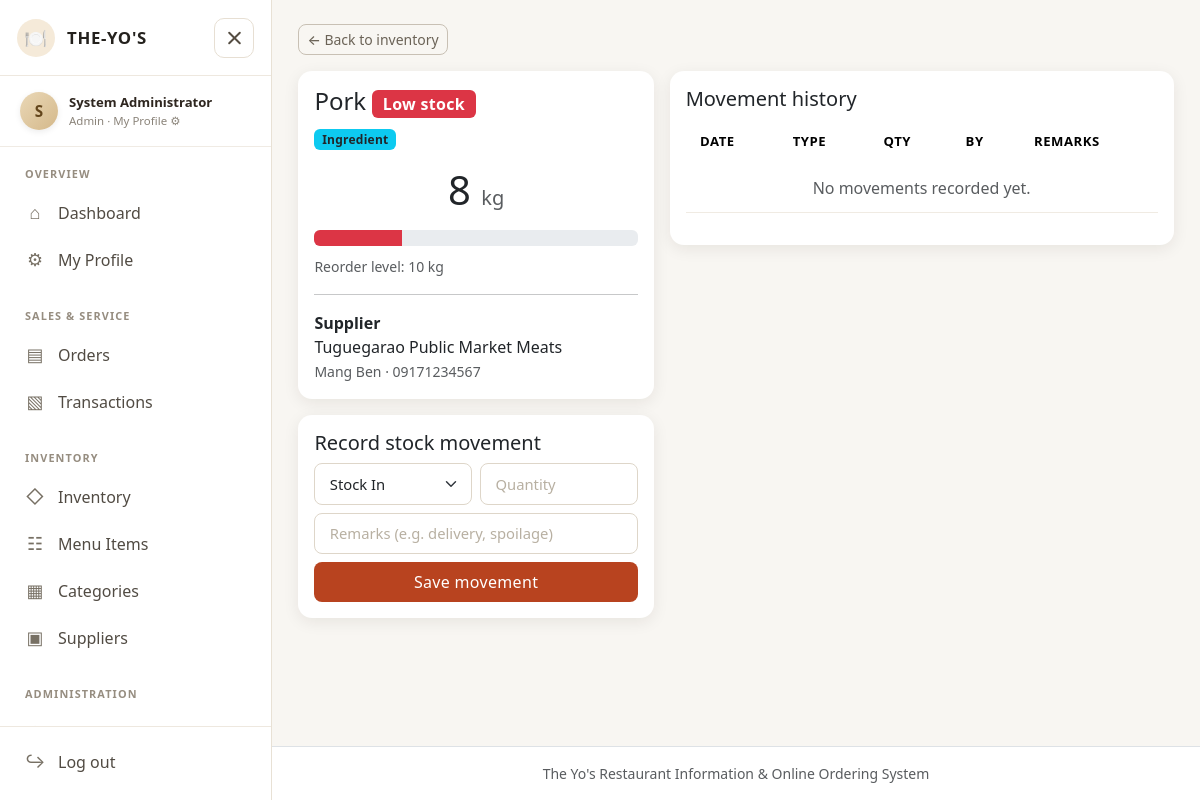
Page /inventory_view.php?id=2 (signed in) on the committed database.
### tables this page shows
CREATE TABLE inventory_items (
  inventory_id INT AUTO_INCREMENT PRIMARY KEY,
  supplier_id INT NOT NULL,
  item_name VARCHAR(100) NOT NULL,
  item_type ENUM('ingredient','item') NOT NULL DEFAULT 'ingredient',
  unit VARCHAR(20) NOT NULL,
  quantity DECIMAL(10,3) NOT NULL DEFAULT 0,
  reorder_level DECIMAL(10,3) NOT NULL DEFAULT 10,
  FOREIGN KEY (supplier_id) REFERENCES suppliers(supplier_id) ON DELETE RESTRICT
);

CREATE TABLE suppliers (
  supplier_id INT AUTO_INCREMENT PRIMARY KEY,
  supplier_name VARCHAR(100) NOT NULL,
  contact_person VARCHAR(100) DEFAULT NULL,
  phone VARCHAR(20) DEFAULT NULL
);

### includes/config.php (called while the page is built, shortened)
<?php
try {
    $conn = mysqli_connect("localhost", "root", "", "theyos_db");
    mysqli_set_charset($conn, "utf8mb4");
} catch (mysqli_sql_exception $ex) {
    if (!isset($conn) || !$conn) {
        error_log($ex->getMessage());
        die("<h3>Cannot connect to the database.</h3><p>Start MySQL in XAMPP and import <b>sql/theyos_db.sql</b> in phpMyAdmin.</p>");
    }
}
function e($s)          { return htmlspecialchars((string)$s, ENT_QUOTES, 'UTF-8'); }
function q($sql, $types = '', $params = []) {
    global $conn;
    $st = mysqli_prepare($conn, $sql);
    if ($types !== '') { mysqli_stmt_bind_param($st, $types, ...$params); }
    mysqli_stmt_execute($st);
    return $st;
}
function rows($st) { return mysqli_fetch_all(mysqli_stmt_get_result($st), MYSQLI_ASSOC); }
function one($sql, $types = '', $params = []) { $r = rows(q($sql, $types, $params)); return $r[0] ?? null; }

### inventory_view.php (the view, shortened to what this page needs)
<?php
require 'includes/config.php';
$id = (int) ($_GET['id'] ?? 0);
$item = one("SELECT i.*, s.supplier_name, s.contact_person, s.phone FROM inventory_items i JOIN suppliers s ON s.supplier_id=i.supplier_id WHERE i.inventory_id=?", 'i', [$id]);
$logs = rows(q("SELECT l.*, a.fullname FROM inventory_logs l JOIN accounts a ON a.account_id=l.account_id WHERE l.inventory_id=? ORDER BY l.logged_at DESC, l.log_id DESC LIMIT 30", 'i', [$id]));
$pct = $item['reorder_level'] > 0 ? min(100, round($item['quantity'] / ($item['reorder_level'] * 3) * 100)) : 100;
$low = $item['quantity'] <= $item['reorder_level'];
include 'includes/header.php';
?>
<a class="btn btn-outline-secondary btn-sm mb-3" href="inventory.php">← Back to inventory</a>
<div class="row g-3">
  <div class="col-lg-5">
    <div class="card mb-3">
      <div class="card-body">
        <h4><?= e($item['item_name']) ?> <?= $low ? "<span class='badge bg-danger fs-6'>Low stock</span>" : '' ?></h4>
        <span class="badge bg-<?= $item['item_type'] === 'ingredient' ? 'info text-dark' : 'secondary' ?>"><?= e(ucfirst($item['item_type'])) ?></span>
        <div class="display-6 text-center my-3"><?= e($item['quantity'] + 0) ?> <small
            class="fs-5 text-muted"><?= e($item['unit']) ?></small></div>
        <div class="progress mb-2">
          <div class="progress-bar <?= $low ? 'bg-danger' : 'bg-success' ?>" style="width:<?= $pct ?>%"></div>
        </div>
        <small class="text-muted">Reorder level: <?= e($item['reorder_level'] + 0) ?> <?= e($item['unit']) ?></small>
        <hr><b>Supplier</b><br><?= e($item['supplier_name']) ?><br><small
          class="text-muted"><?= e($item['contact_person']) ?> · <?= e($item['phone']) ?></small>
      </div>
    </div>
    <div class="card">
      <div class="card-body">
        <h5>Record stock movement</h5>
        <form method="post">
          <div class="row g-2">
            <div class="col-6"><select name="movement" class="form-select" required>
                <option value="IN">Stock In</option>
              </select></div>
            <div class="col-6"><input type="number" name="qty" min="0.001" max="9999999.999" step="0.001" class="form-control" placeholder="Quantity" required></div>
            <div class="col-12"><input name="remarks" class="form-control"
                placeholder="Remarks (e.g. delivery, spoilage)" maxlength="150"></div>
            <div class="col-12"><button class="btn btn-yo w-100">Save movement</button></div>
          </div>
        </form>
      </div>
    </div>
  </div>
  <div class="col-lg-7">
    <div class="card">
      <div class="card-body">
        <h5>Movement history</h5>
        <table class="table table-sm">
          <thead>
            <tr>
              <th>Date</th>
              <th>Type</th>
              <th>Qty</th>
              <th>By</th>
              <th>Remarks</th>
            </tr>
          </thead>
          <tbody>
                    <?php endforeach;
                    if (!$logs)
                      echo "<tr><td colspan='5' class='text-muted text-center'>No movements recorded yet.</td></tr>"; ?>
          </tbody>
        </table>
      </div>
    </div>
  </div>
</div>
<?php include 'includes/footer.php'; ?>

### css/style.css (style rules this page uses)
:root { --yo-brand: #b8431f; --yo-brand-hover: #963514; --yo-dark: #3b1d12; --yo-cream: #fff8f0; --yo-bg: #f8f6f2; --yo-shadow-sm: 0 2px 8px rgba(40,25,15,.06); --yo-shadow: 0 4px 16px rgba(40,25,15,.08); --yo-shadow-lg: 0 12px 36px rgba(40,25,15,.12); --yo-radius-sm: 8px; --yo-radius: 14px; --yo-radius-lg: 18px; --yo-transition: .22s cubic-bezier(.4,0,.2,1); }
body { background: var(--yo-bg); font-family: 'Segoe UI', system-ui, -apple-system, BlinkMacSystemFont, Arial, sans-serif; color: #282420; -webkit-font-smoothing: antialiased; }
button, input, select, textarea, .card, .side-link, .badge, .btn { transition: all var(--yo-transition); }
.btn-yo { background: var(--yo-brand); color: #fff; border: 0; border-radius: var(--yo-radius-sm); font-weight: 600; padding: .5rem 1.25rem; letter-spacing: .02em; }
.btn { border-radius: var(--yo-radius-sm); font-weight: 500; }
.btn-outline-secondary { border-color: #c8c0b4; color: #6b6357; }
.card { border: 0; box-shadow: var(--yo-shadow); border-radius: var(--yo-radius); background: #fff; }
.form-control, .form-select { border-radius: var(--yo-radius-sm); border: 1.5px solid #ded6c9; padding: .55rem .9rem; font-size: .925rem; background-color: #fff; }
.form-control::placeholder { color: #b8b0a2; }
.table thead { background: var(--yo-dark); color: #fff; }
.table thead th { font-weight: 600; font-size: .82rem; letter-spacing: .04em; text-transform: uppercase; padding: .8rem .9rem; border: 0; white-space: nowrap; }
.table td { padding: .75rem .9rem; vertical-align: middle; border-color: #f0ebe3; }
.badge { font-weight: 600; font-size: .75rem; padding: .35em .65em; border-radius: 6px; letter-spacing: .02em; }

### rows in the picture
inventory_items: item_name "Pork", item_type "Ingredient", $item['quantity'] + 0 "8", unit "kg", $item['reorder_level'] + 0 "10", supplier.supplier_name "Tuguegarao Public Market Meats", supplier.contact_person "Mang Ben", supplier.phone "09171234567"

### other values in the picture
substr($_SESSION['fullname'], 0, 1) "S"
$_SESSION['fullname'] "System Administrator"
$_SESSION['accesslevel'] "Admin"
$icon "⌂ ⚙ ▤ ▧ ◇ ☷ ▦ ▣"
$label "Dashboard My Profile Orders Transactions Inventory Menu Items Categories Suppliers"
